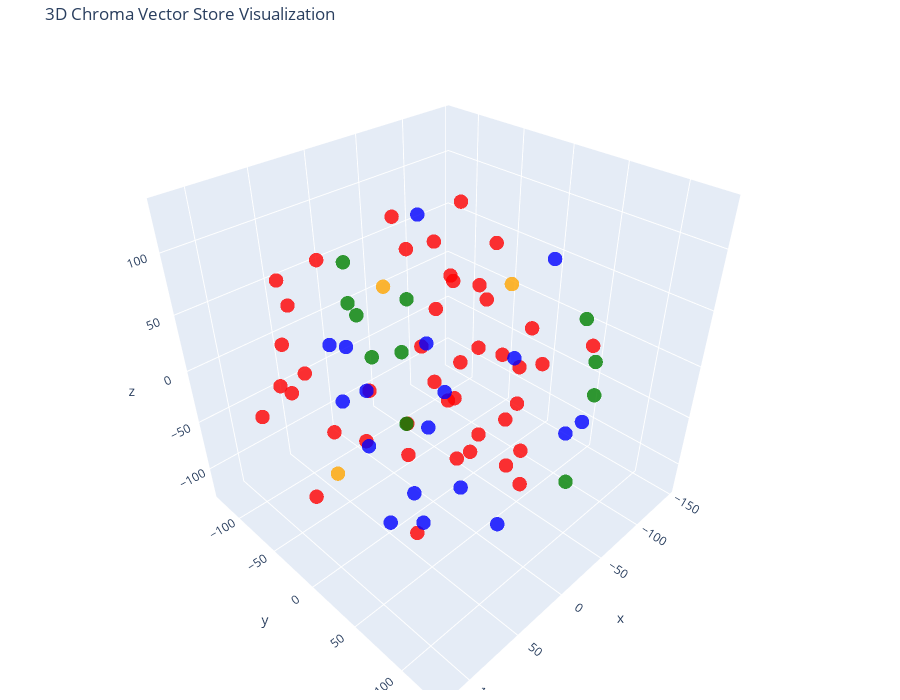

Notebook source saved alongside this figure:
### Markdown cell above
# Create the 3D scatter plot

### Code cell
tsne = TSNE(n_components=3, random_state=42)
reduced_vectors = tsne.fit_transform(vectors)

fig = go.Figure(data=[go.Scatter3d(
    x=reduced_vectors[:, 0],
    y=reduced_vectors[:, 1],
    z=reduced_vectors[:, 2],
    mode='markers',
    marker=dict(size=5, color=colors, opacity=0.8),
    text=[f"Type: {t}<br>Text: {d[:100]}..." for t, d in zip(doc_types, documents)],
    hoverinfo='text'
)])

fig.update_layout(
    title='3D Chroma Vector Store Visualization',
    scene=dict(xaxis_title='x', yaxis_title='y', zaxis_title='z'),
    width=900,
    height=700,
    margin=dict(r=20, b=10, l=10, t=40)
)

fig.show()

### Figure 1 — Plotly figure (JSON) as saved in the notebook; plotly's stock layout.template omitted (floating-point values rounded to 4 significant figures)
{"data": [{"hoverinfo": "text", "marker": {"color": ["orange", "orange", "orange", "red", "red", "red", "red", "red", "red", "red", "red", "red", "red", "red", "red", "red", "red", "red", "red", "red", "red", "red", "red", "red", "red", "red", "red", "red", "red", "red", "red", "red", "red", "red", "red", "red", "red", "red", "red", "red", "red", "red", "red", "red", "red", "red", "red", "green", "green", "green", "green", "green", "green", "green", "green", "green", "green", "green", "blue", "blue", "blue", "blue", "blue", "blue", "blue", "blue", "blue", "blue", "blue", "blue", "blue", "blue", "blue", "blue", "blue", "blue"], "opacity": 0.8, "size": 5}, "mode": "markers", "text": ["Type: company<br>Text: # About LIXSIO\n\nAt LIXSIO, we are a forward-thinking IT startup based in Iași, Romania, committed to...", "Type: company<br>Text: # Careers at LIXSIO\n\nLIXSIO is hiring! We are looking for talented software engineers, data scientis...", "Type: company<br>Text: # Overview of LIXSIO\n\nAt LIXSIO, we’re on a mission to craft Android apps that don’t just work — the...", "Type: contracts<br>Text: # Contract with [Client Name] for [Product Name]: Custom Android Application\n\n## Terms\n\n1. **Parties...", "Type: contracts<br>Text: 4. **Contract Duration**: This Agreement shall commence on [Start Date] and remain in effect for twe...", "Type: contracts<br>Text: 2. **Renewal Pricing**: Upon renewal, the pricing may be subject to adjustment by the Provider, with...", "Type: contracts<br>Text: 2. **Training and Onboarding**: Provider will deliver onboarding training for up to [X] members of t...", "Type: contracts<br>Text: # Contract with [Client Name] for [App Name]: Custom Android Application\n\n## Terms\nThis Contract (\"A...", "Type: contracts<br>Text: ---\n\n## Renewal\n1. **Renewal Terms**: This Agreement may be renewed for additional one-year terms up...", "Type: contracts<br>Text: ---\n\n## Support\n1. **Technical Support**: Available 9 AM to 7 PM EET, Monday through Friday, via ema...", "Type: contracts<br>Text: # Contract with [Client Name] for Custom Android Application\n\n**Contract Date:** [Date]  \n**Contract...", "Type: contracts<br>Text: 3. **Service Level Agreement (SLA):**  \n   LIXSIO commits to:\n   - 99.9% uptime for hosted backend s...", "Type: contracts<br>Text: 2. **Review Period:**  \n   Both parties will review performance, features, and pricing annually, wit...", "Type: contracts<br>Text: 2. **Additional Support Services:**  \n   Optional premium support package for **$[amount]/month**, i...", "Type: contracts<br>Text: # Contract with [Client Name] for Custom Android Application\n\n**Contract Number:** LXS-[Year]-[ID]  ...", "Type: contracts<br>Text: 4. **Usage Rights**: The Client is granted a non-exclusive, non-transferable license to use the deli...", "Type: contracts<br>Text: ---\n\n## Features\n\n1. **Custom UI/UX** – Branded design optimized for Android devices.  \n2. **Core Fu...", "Type: contracts<br>Text: ---\n\n## Support\n\n1. **Customer Support**: LIXSIO will provide [standard hours] support via email, ch...", "Type: contracts<br>Text: # Contract with [Client Name] for Custom Android Application\n\n**Effective Date:** [Start Date]  \n**C...", "Type: contracts<br>Text: ---\n\n## Renewal\n1. **Automatic Renewal**: This contract will automatically renew for additional one-...", "Type: contracts<br>Text: ---\n\n## Support\n1. **Customer Support Access**: Client will have access to dedicated technical suppo...", "Type: contracts<br>Text: ---\n\n**Signatures:**  \n_________________________                           _________________________...", "Type: contracts<br>Text: # Contract with [Client Name] for Custom Android Application\n\n---\n\n## Terms\n\n1. **Parties**: This Co...", "Type: contracts<br>Text: 3. **Contract Duration**: This Agreement shall commence on [Insert Start Date] and continue for a pe...", "Type: contracts<br>Text: ---\n\n## Features\n\n- **Custom UI/UX**: Fully branded, responsive, and user-friendly interface optimiz...", "Type: contracts<br>Text: 2. **Ongoing Support**: Provider will supply ongoing technical support via email and phone during bu...", "Type: contracts<br>Text: # Contract with GreenValley Insurance for Homellm\n\n**Contract Date:** October 6, 2023  \n**Contract N...", "Type: contracts<br>Text: ---\n\n## Terms\n\n1. **Coverage:**  \n   Insurellm agrees to provide GreenValley Insurance with access t...", "Type: contracts<br>Text: ---\n\n## Renewal\n\nUnless either party provides a written notice of termination at least 30 days prior...", "Type: contracts<br>Text: ---\n\n## Support\n\nInsurellm commits to providing comprehensive support to GreenValley Insurance, whic...", "Type: contracts<br>Text: # Contract with Pinnacle Insurance Co. for Homellm\n\n## Terms  \nThis contract (\"Contract\") is entered...", "Type: contracts<br>Text: 3. **Term:**  \n   The initial term of this Contract shall last for a period of two (2) years from th...", "Type: contracts<br>Text: 3. **Instant Claim Processing:**  \n   Claims resolved in hours rather than weeks, significantly impr...", "Type: contracts<br>Text: 2. **Training:**  \n   Insurellm will conduct an onsite training session for Client employees upon im...", "Type: contracts<br>Text: # Contract with Roadway Insurance Inc. for Carllm\n\n---\n\n## Terms\n\n1. **Agreement Effective Date:**  ...", "Type: contracts<br>Text: ---\n\n## Renewal\n\n1. **Automatic Renewal:**  \n   This agreement will automatically renew for an addit...", "Type: contracts<br>Text: 2. **Mobile Integration:**  \n   All features will be accessible through a mobile application that In...", "Type: contracts<br>Text: # Contract with Stellar Insurance Co. for Rellm\n\n## Terms\n\nThis contract is made between **Insurellm...", "Type: contracts<br>Text: ### Termination  \nEither party may terminate this agreement with a **30-day written notice**. In the...", "Type: contracts<br>Text: ## Features  \nStellar Insurance Co. will receive access to the following features of the Rellm produ...", "Type: contracts<br>Text: ## Support  \nInsurellm provides Stellar Insurance Co. with the following support services:\n\n- **24/7...", "Type: contracts<br>Text: # Contract with TechDrive Insurance for Carllm\n\n**Contract Date:** October 1, 2025  \n**Contract Dura...", "Type: contracts<br>Text: ## Renewal\n\n1. **Automatic Renewal**: This contract shall automatically renew for additional one-yea...", "Type: contracts<br>Text: ## Support\n\n1. **Customer Support**: Insurellm will provide 24/7 customer support to TechDrive Insur...", "Type: contracts<br>Text: # Contract with Velocity Auto Solutions for Carllm\n\n**Contract Date:** October 1, 2023  \n**Contract ...", "Type: contracts<br>Text: ## Renewal\n\n1. **Automatic Renewal**: This contract will automatically renew for successive 12-month...", "Type: contracts<br>Text: ## Support\n\n1. **Customer Support**: Velocity Auto Solutions will have access to Insurellm’s custome...", "Type: employees<br>Text: # HR Record\n\n# Alex Thomson\n\n## Summary\n- **Date of Birth:** March 15, 1995  \n- **Job Title:** Sales...", "Type: employees<br>Text: ### Highlights:\n- Maintained 30-minute response time to inbound leads.  \n- Coordinated product launc...", "Type: employees<br>Text: # HR Record\n\n# Jordan K. Bishop\n\n## Summary\n- **Date of Birth:** March 15, 1990  \n- **Job Title:** F...", "Type: employees<br>Text: ## Annual Performance History\n- **2019:** Exceeds Expectations — delivered high-quality code and eng...", "Type: employees<br>Text: ## Other HR Notes\n- Integral in LIXSIO Code Reviews & Feedback Group, offering peer support.  \n- Act...", "Type: employees<br>Text: # HR Record\n\n# Maxine Thompson\n\n## Summary\n- **Date of Birth:** January 15, 1991  \n- **Job Title:** ...", "Type: employees<br>Text: ## Annual Performance History\n- **2017:** Meets Expectations — showed potential but struggled with d...", "Type: employees<br>Text: ## Compensation History\n- **2017:** $70,000 (Junior Data Engineer)  \n- **2018:** $75,000 (Junior Dat...", "Type: employees<br>Text: # HR Record\n\n# Sion Alin\n\n## Summary\n- **Date of Birth:** 19/08/2003  \n- **Job Title:** Chief Execut...", "Type: employees<br>Text: ## Key Skills & Expertise\n- Programming Languages: C++, C#, Java, JavaScript, MATLAB  \n- Frontend De...", "Type: employees<br>Text: ## Future Development Goals\n- Deepen AI and machine learning expertise to align with company objecti...", "Type: products<br>Text: # Consumer Mobile Experiences # Product Summary\n\n# LIXHome Mobile\n\n## Summary\nLIXHome Mobile is the ...", "Type: products<br>Text: ### 2. Dynamic Premium Updates\nConsumers receive real-time updates on their policy pricing based on ...", "Type: products<br>Text: ### 6. Policy Management Dashboard\nAn intuitive dashboard allows users to view, update, and manage a...", "Type: products<br>Text: ## Roadmap\nPlanned mobile-specific enhancements include:\n\n- **Q1 2024:** Launch of the LIXHome Mobil...", "Type: products<br>Text: # Cross-Platform Solutions # Product Summary\n\n# Markellm Marketplace\n\n## Summary\n\nMarkellm Marketpla...", "Type: products<br>Text: - **Intuitive Cross-Platform Interface**  \n  Designed for seamless use across web and mobile devices...", "Type: products<br>Text: - **Dedicated Customer Support**  \n  Round-the-clock support is available for both consumers and ins...", "Type: products<br>Text: ## 2025-2026 Roadmap\n\n### Q1 2025  \n- Launch Markellm mobile app for both iOS and Android to increas...", "Type: products<br>Text: ### Q4 2026  \n- Upgrade AI algorithms with machine learning to improve match personalization and pre...", "Type: products<br>Text: # Custom Business Apps # Product Summary\n\n# LIXDrive\n\n## Summary\n\nLIXDrive is the flagship auto insu...", "Type: products<br>Text: - **Instant Quoting**  \n  With LIXDrive’s real-time AI engine, insurers can generate near-instant qu...", "Type: products<br>Text: - **Automated Customer Support**  \n  AI chatbots offer 24/7 customer support, improving response tim...", "Type: products<br>Text: ## 2025-2026 Roadmap\n\n### Q1 2025: Feature Enhancements  \n- Expand data integrations for more compre...", "Type: products<br>Text: ### 2026: Growth & Partnerships  \n- Expand partnerships with automakers for integrated insurance off...", "Type: products<br>Text: # MVP & Prototype Development # Product Summary\n\n# Rellm: AI-Powered Enterprise Reinsurance Solution...", "Type: products<br>Text: ### Seamless Integrations  \nBuilt for compatibility, Rellm integrates effortlessly with existing sys...", "Type: products<br>Text: ## Pricing\n\nInsurellm offers flexible pricing plans designed to fit a range of enterprise needs:\n\n- ...", "Type: products<br>Text: - **Q1 2026**  \n  - Deploy next-generation machine learning models to enhance risk prediction accura..."], "type": "scatter3d", "x": [58.94, -45.9, -75.35, -78.09, -122.2, 24.68, -17.49, 55.42, 27.04, 16.77, 66.03, 114.4, 109.4, 80.66, 24.26, 106.5, -27.06, 63.16, -105.3, 15.43, -3.819, 60.43, 48.88, -145.5, -17.15, 72.45, -115.9, -119.7, -95.08, -70.75, 110.5, 119.1, -35.08, -47.8, -71.22, -35.76, -34.33, -37.81, 69.58, -23.34, 39.87, -6.264, -6.182, -53.6, 28.08, -44.64, -51.46, -39.27, -56.7, 22.04, -53.61, 1.461, 66.57, -101.5, -20.4, 41.88, -20.74, -20.8, 86.46, -73.01, 82.52, -86.24, 30.41, 82.99, 8.416, 8.141, 34.98, 39.7, 51.08, 12.61, 0.9364, -2.389, -66.22, -62.28, 14.06, 16.04], "y": [-51.0, -107.0, 10.64, -54.65, -55.85, 30.11, 69.13, 82.21, 31.27, 101.8, -39.48, -56.67, -7.267, -72.73, -46.18, -25.66, -7.556, -43.6, -32.28, -7.658, -1.365, 96.42, 32.46, 44.93, 30.11, -81.59, -8.842, -0.9474, 31.24, 19.24, 57.49, 13.04, 63.33, 27.9, -17.99, -49.55, -9.406, 42.51, -102.2, -65.77, -123.7, 20.91, -37.02, -36.13, 1.772, -14.78, 2.763, -75.67, 104.5, -68.19, -95.12, -97.34, 12.7, 64.08, 129.3, -32.63, -49.19, 115.3, 80.43, 89.51, 41.9, 66.91, 43.95, 24.0, 3.318, -93.94, 32.07, 69.15, -15.41, -10.05, -127.5, 76.36, 55.46, -79.59, 83.05, -94.81], "z": [-94.74, 15.63, 53.29, 29.16, -7.463, 82.29, 2.132, 80.83, 132.0, -0.6834, -39.52, -6.68, -54.85, 32.02, -25.78, 27.2, 72.32, 104.9, 62.27, 108.8, -8.261, 22.37, -108.4, -20.41, 83.33, 78.3, -54.64, -11.91, -20.93, -124.4, 37.87, 69.83, -92.68, 9.678, -16.89, -13.85, -45.1, -39.61, -26.94, 100.9, 26.12, -73.97, -71.69, -72.76, -60.46, 122.0, -86.82, -113.8, 36.58, 44.2, -50.07, 60.29, 55.94, 33.95, 40.66, 57.62, 37.73, -45.25, -33.01, -35.22, -64.74, -68.24, 24.7, -3.815, 34.93, -14.48, -10.95, -41.16, 5.011, -120.7, -31.85, 52.56, 94.55, 85.69, -86.86, -67.82]}], "layout": {"height": 700, "margin": {"b": 10, "l": 10, "r": 20, "t": 40}, "scene": {"xaxis": {"title": {"text": "x"}}, "yaxis": {"title": {"text": "y"}}, "zaxis": {"title": {"text": "z"}}}, "title": {"text": "3D Chroma Vector Store Visualization"}, "width": 900}}
